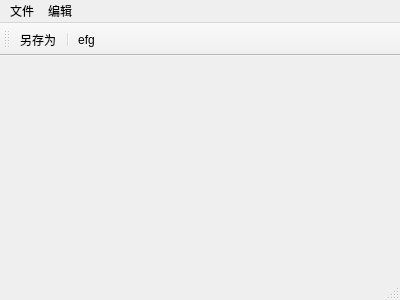
<?xml version="1.0" encoding="UTF-8"?>
<ui version="4.0">
 <class>MainWindow</class>
 <widget class="QMainWindow" name="MainWindow">
  <property name="geometry">
   <rect>
    <x>0</x>
    <y>0</y>
    <width>400</width>
    <height>300</height>
   </rect>
  </property>
  <property name="windowTitle">
   <string>MainWindow</string>
  </property>
  <widget class="QWidget" name="centralWidget"/>
  <widget class="QMenuBar" name="menuBar">
   <property name="geometry">
    <rect>
     <x>0</x>
     <y>0</y>
     <width>400</width>
     <height>23</height>
    </rect>
   </property>
   <widget class="QMenu" name="menu">
    <property name="title">
     <string>文件</string>
    </property>
    <addaction name="actionSave"/>
    <addaction name="actionEfg"/>
    <addaction name="actionSaveAsABC"/>
    <addaction name="separator"/>
   </widget>
   <widget class="QMenu" name="menu_2">
    <property name="title">
     <string>编辑</string>
    </property>
   </widget>
   <addaction name="menu"/>
   <addaction name="menu_2"/>
  </widget>
  <widget class="QToolBar" name="mainToolBar">
   <attribute name="toolBarArea">
    <enum>TopToolBarArea</enum>
   </attribute>
   <attribute name="toolBarBreak">
    <bool>false</bool>
   </attribute>
   <addaction name="actionSaveAsABC"/>
   <addaction name="separator"/>
   <addaction name="actionEfg"/>
  </widget>
  <widget class="QStatusBar" name="statusBar"/>
  <action name="actionSave">
   <property name="text">
    <string>保存</string>
   </property>
  </action>
  <action name="actionEfg">
   <property name="icon">
    <iconset resource="resouce.qrc">
     <normaloff>:/acb/Image/face.png</normaloff>:/acb/Image/face.png</iconset>
   </property>
   <property name="text">
    <string>efg</string>
   </property>
  </action>
  <action name="actionSaveAsABC">
   <property name="checkable">
    <bool>true</bool>
   </property>
   <property name="text">
    <string>另存为</string>
   </property>
   <property name="shortcut">
    <string>Ctrl+S</string>
   </property>
  </action>
 </widget>
 <layoutdefault spacing="6" margin="11"/>
 <resources>
  <include location="resouce.qrc"/>
 </resources>
 <connections/>
</ui>
